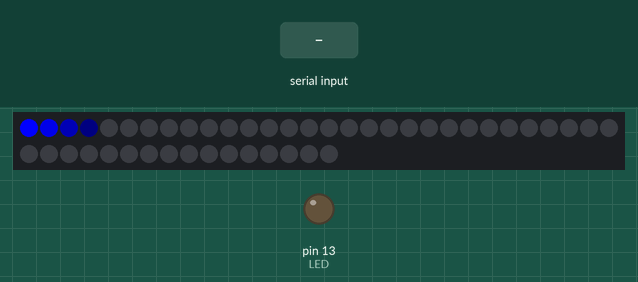
Simulated run of this sketch. Board: Arduino Uno, built with avr-gcc and run on an emulated ATmega328P. Parts: 46 RGB LEDs in strip order, left to right, continuing on the next row, output pins drawn as LEDs (lit = HIGH). The inputs (shaded band) are chosen by the test bench.

Above: at 1.2 s.
1.3 s: byte 90 received over Serial
At 1.8 s:
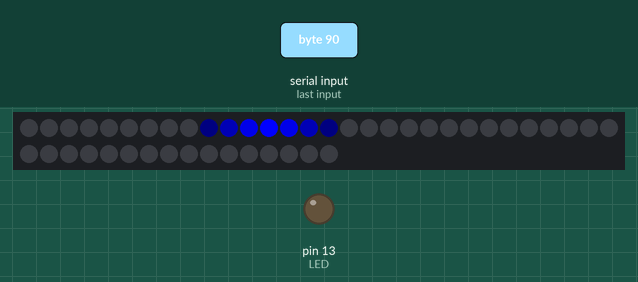
4.1 s: byte 30 received over Serial
At 6.7 s:
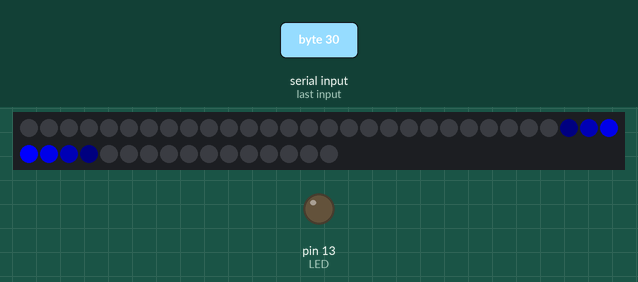
7.0 s: byte 120 received over Serial
At 7.43 s:
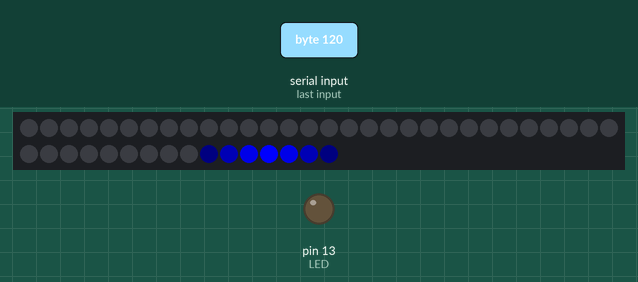
Timing chart, 0 to 10.0 s (numbered marks = the images above; inputs shaded):
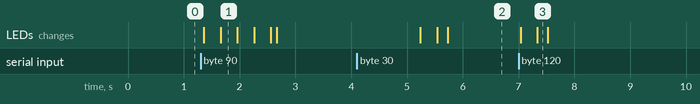

Measured:
- after the input at 1.3 s, the LEDs: first change after 0.06 s (image 1 shows a later state)
- after the input at 4.1 s, the LEDs: first change after 1.1 s (image 2 shows a later state)
- after the input at 7.0 s, the LEDs: first change at once (image 3 shows a later state)

The sketch:

2018_03_27_centroid_movement_3_w_steering_behavs.ino
```cpp
/*
 * 2018/03/28
 * This sketch is meant to be used with the following
 * PureData sketch (using the [comport] object:

#N canvas 746 274 450 300 10;
#X msg 92 79 close;
#X msg 125 122 ports;
#X obj 92 149 comport 1 9600;
#X obj 92 50 loadbang;
#X obj 29 20 hsl 128 15 0 99 0 0 empty empty empty -2 -8 0 10 -262144
-1 -1 0 1;
#X floatatom 26 40 5 0 0 0 - - -, f 5;
#X obj 187 199 print;
#X obj 187 177 route ports;
#X msg 113 100 open 3;
#X obj 265 87 hradio 15 1 0 9 empty empty empty 0 -8 0 10 -262144 -1
-1 2;
#X floatatom 265 107 5 0 0 0 - - -, f 5;
#X connect 0 0 2 0;
#X connect 1 0 2 0;
#X connect 2 1 7 0;
#X connect 3 0 0 0;
#X connect 4 0 5 0;
#X connect 5 0 2 0;
#X connect 7 0 6 0;
#X connect 8 0 2 0;
#X connect 9 0 10 0;
#X connect 10 0 2 0;

 */

#define NPADS 9

// LED stuff
#include <Adafruit_DotStar.h>
#include <SPI.h>     // see Adafruit DotStar library example to better understand

#define NLEDS 46 // Number of LEDs in strip

// Here's how to control the LEDs from any two pins:
#define DATAPIN    4
#define CLOCKPIN   5
Adafruit_DotStar strip = Adafruit_DotStar(NLEDS, DATAPIN, CLOCKPIN, DOTSTAR_BRG);

const int DELAY_TIME = 10;
int centroid = 0;     // an integer from 0 to 100
int centroidLed = 0;  // expresses value scaled to the number of pixels
int blue = 0;

// utility variables
int i=0, j=0;


// must define sidelobe dimension first
const int SIDELOBS = 4;
// the we declare an array that will work as a lookup table
// for the squared-raised-cosine figure.
float lookup [SIDELOBS];

#include <NicolaAriutti_Vehicle.h>
NicolaAriutti_Vehicle vehicle;


/************************************************************************************
 * SETUP
 ***********************************************************************************/
void setup()
{
  pinMode(13, OUTPUT); digitalWrite(13, LOW); // turn off the annoying LED

  // open the serial communication
  Serial.begin(9600, SERIAL_8N1);

  strip.begin(); // Initialize pins for output

  // set every pixel to sleep
  for(i=0; i<NLEDS; i++)
  {
    strip.setPixelColor(i, 0x00, 0x00, 0x00);
  }
  strip.show();  // Turn all LEDs off ASAP

  // fill the lookup table
  for(i=0; i<SIDELOBS; i++)
  {
    int x = i+1;
    lookup[i] = 0.5 * (cos ( (PI*x)/SIDELOBS ) + 1 );
    lookup[i] = lookup[i]*lookup[i];
  }


  // We must calculate this parameter with extreme precision
  // also taking into account the number of leds in the strip
  // and the DELAY_TIME used for each loop cylce.
  // Initial position, maxspeed, maxforce, damp distance.
  vehicle.init(0, 0.5, 0.1, 2);
}

/************************************************************************************
 * LOOP
 ***********************************************************************************/
void loop()
{

  // TODO: Add here serial communication section in order
  // to discard the serial event callback function

  // VEHICLE STUFF //////////////////////////////////////////////////////
  vehicle.update();
  int pos = vehicle.getPosition();
  //Serial.println(pos);

  // LED stuff //////////////////////////////////////////////////////////
  // The logic below is created in order to properly light-up
  // leds around the centroid according to the
  // squared raised-cosine lookup table.
  for(i=0; i<NLEDS; i++)
  {
    int distance = abs(i-pos);
    if(distance == 0)
    {
      blue = 255;
    }

    else if( distance <= SIDELOBS )
    {
      blue = lookup[distance-1]*255.0;
    }
    else
    {
      blue = 0;
    }
    strip.setPixelColor(i, 0x00, 0x00, blue);
  }

  strip.show();

  delay(DELAY_TIME); // put a delay so it isn't overwhelming
}

/************************************************************************************
 * SERIAL EVENT
 ***********************************************************************************/
void serialEvent()
{
  byte c = Serial.read();
  //centroidLed = ((1.0 * c)/NPADS) * NLEDS;
  vehicle.setTarget(c);
  //Serial.println(centroidLed);
}
```
